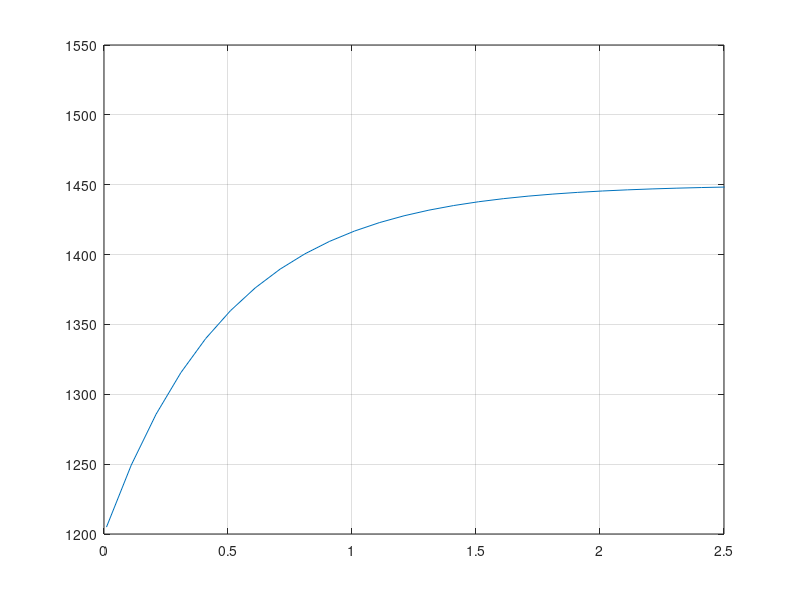

Here is the MATLAB script that generated this plot: (Note: this script raises an error after producing the figure.)

B = 1200;
A = 1450-B;
t = -2;
tau = 0.01:0.1:5;
funk = A*(1 - exp(tau *t) ) + B;

plot(tau, funk)
axis on
grid on
axis([0, 2.5, 1200, 1550])

format shortg
syms x
y = solve(A*(1- exp(x * t))+B == 1495, x)
y2 = A*(1- exp(2 * t))+B